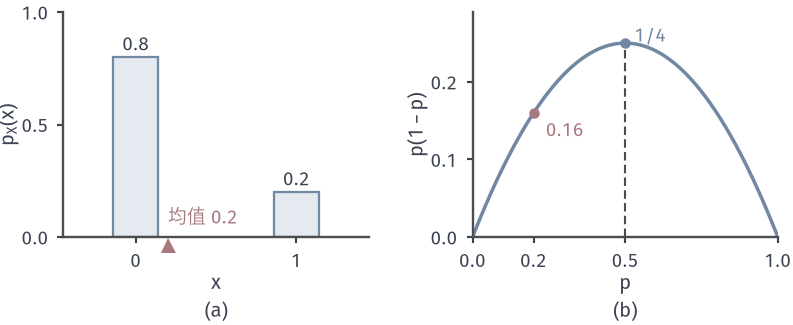

Reproduce this figure in Python.
"""Bern(p): (a) mass table for p=0.2 with its mean as balance point; (b) variance p(1-p)."""
from pathlib import Path
import sys
sys.path.insert(0, str(Path(__file__).resolve().parent.parent/'cdist-common'))
from cdist_fig import *

p = 0.2
fig, axes = figure(width_mm=112, height_mm=46, ncols=2)
panel(fig, left=.08, bottom=.27, wspace=.34)
ax = axes[0]; style(ax)
bars(ax, [0, 1], [1-p, p], width=.28)
ax.plot([p], [-0.035], marker='^', ms=6, color=RED, mew=0, clip_on=False, zorder=6)
lab(ax, p, 0.06, '均值 0.2', RED, ha='left')
lab(ax, 0, 1-p+.03, '0.8', ha='center'); lab(ax, 1, p+.03, '0.2', ha='center')
ax.set_xlim(-.45, 1.45); ax.set_ylim(0, 1); ax.set_xticks([0, 1]); ax.set_yticks([0, .5, 1])
ax.set_xlabel('$x$', labelpad=1); ax.set_ylabel(r'$p_X(x)$', labelpad=1)
ax = axes[1]; style(ax)
pp = np.linspace(0, 1, 401)
ax.plot(pp, pp*(1-pp), color=BLUE, lw=1.4)
dot(ax, p, p*(1-p)); lab(ax, p+.04, p*(1-p)-.03, '0.16', RED)
ax.plot([.5, .5], [0, .25], color=LINE, lw=.85, ls=DASH)
dot(ax, .5, .25, color=BLUE); lab(ax, .53, .252, '1/4', BLUE)
ax.set_xlim(0, 1); ax.set_ylim(0, .29); ax.set_xticks([0, .2, .5, 1]); ax.set_yticks([0, .1, .2])
ax.set_xlabel('$p$', labelpad=1); ax.set_ylabel(r'$p(1-p)$', labelpad=1)
tags(fig, axes)
save(fig, here(__file__), 'figure', {'p': p, 'mean': p, 'variance': p*(1-p), 'max_variance': .25})
